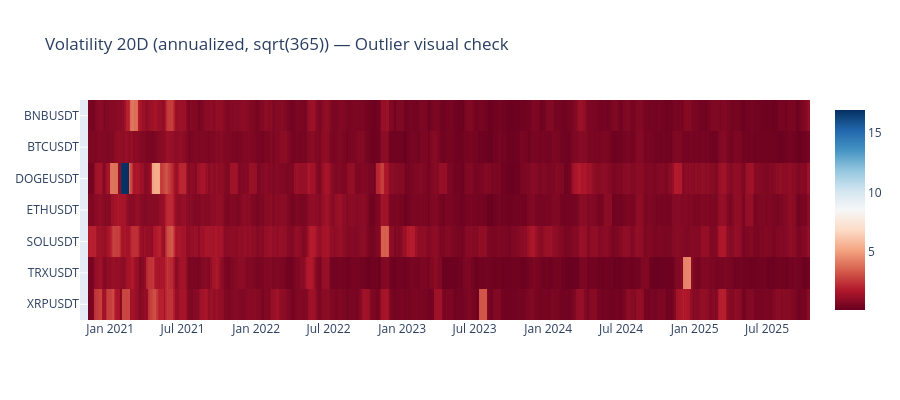
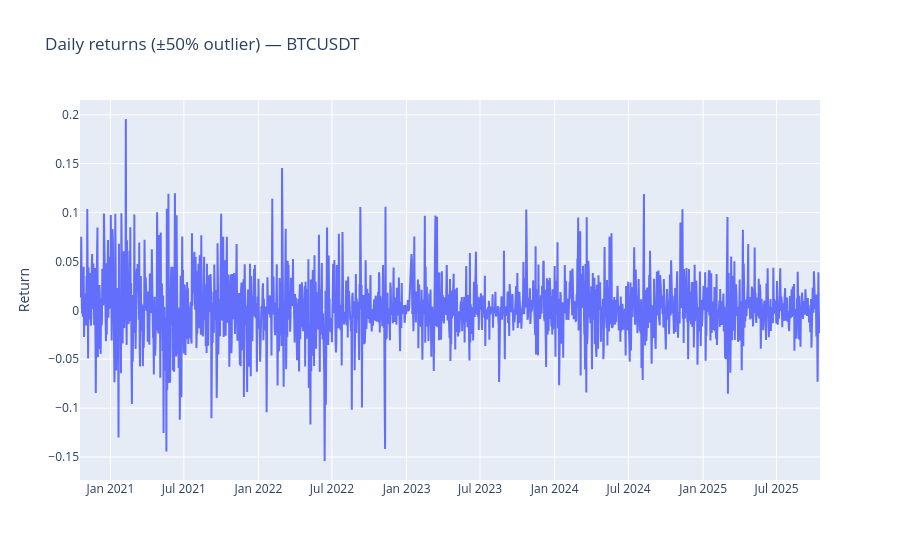
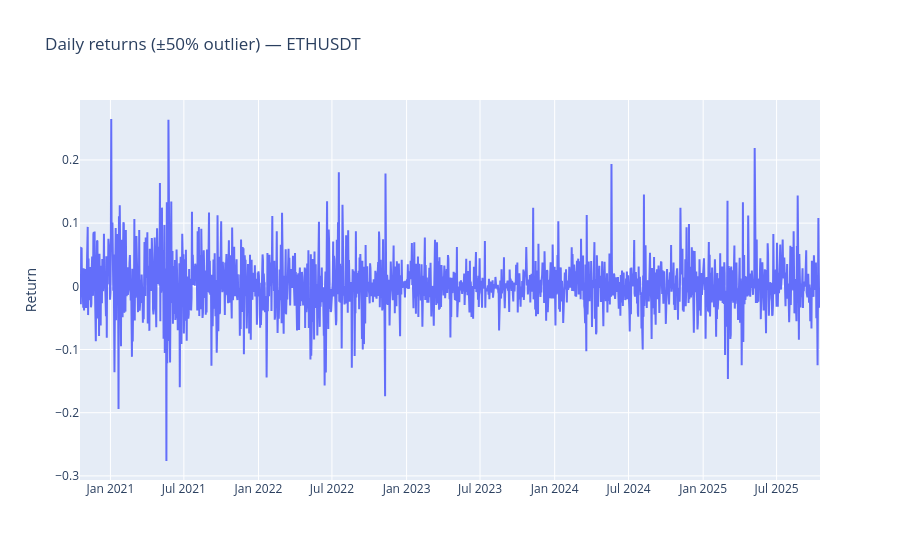

The code cell stored with these charts, in order, in its notebook:
### Code cell
# === Cell 5c — Outlier & Gap Detector ===
import pandas as pd, numpy as np
import plotly.express as px
import plotly.graph_objects as go

# Load bản clean
panel = pd.read_parquet(PROCESSED / "um_1d_OHLCV_5y.CLEAN.parquet")
symbols = sorted({c[0] for c in panel.columns})

# --- 1️⃣ Kiểm tra missing date / gap ---
date_diff = panel.index.to_series().diff().dt.days
gap_days = date_diff[date_diff > 1]
if not gap_days.empty:
    print("⚠️ Phát hiện ngày bị nhảy > 1:", gap_days.head())
else:
    print("✅ Không có gap thời gian (liên tục 1D).")

# --- 2️⃣ Kiểm tra outlier return ---
def detect_outlier_returns(df):
    r = df["Close"].pct_change()
    return (r.abs() > 0.5).sum(), r

outlier_info = {}
for sym in symbols:
    count, r = detect_outlier_returns(panel[sym])
    outlier_info[sym] = count
    if count > 0:
        print(f"⚠️ {sym} có {count} ngày biến động > ±50%:")
        print(r[r.abs() > 0.5])

# --- 3️⃣ Heatmap volatility toàn bộ ---
close = panel.xs("Close", axis=1, level=1)
rets = close.pct_change()
vol = rets.rolling(20).std() * np.sqrt(365)

fig = px.imshow(
    vol.T,
    title="Volatility 20D (annualized, sqrt(365)) — Outlier visual check",
    color_continuous_scale="RdBu",
    aspect="auto",
)
fig.update_layout(height=400)
fig.show()

# --- 4️⃣ Plot outlier cụ thể BTC/ETH ---
for sym in ["BTCUSDT", "ETHUSDT"]:
    if sym not in rets.columns: continue
    fig = go.Figure()
    fig.add_trace(go.Scatter(x=rets.index, y=rets[sym], mode="lines", name=f"{sym} returns"))
    mask_outlier = rets[sym].abs() > 0.5
    fig.add_trace(go.Scatter(x=rets.index[mask_outlier], y=rets[sym][mask_outlier],
                             mode="markers", name="Outlier ±50%", marker=dict(color="red", size=8)))
    fig.update_layout(title=f"Daily returns (±50% outlier) — {sym}", yaxis_title="Return")
    fig.show()

### Figure 1 — Plotly figure (JSON) as saved in the notebook; plotly's stock layout.template omitted (floating-point values rounded to 4 significant figures; data arrays with more than 128 entries replaced by an {"elided": "..."} marker saying what was removed)
{"data": [{"coloraxis": "coloraxis", "hovertemplate": "x: %{x}<br>y: %{y}<br>color: %{z}<extra></extra>", "name": "0", "type": "heatmap", "x": {"elided": "1825 str values"}, "xaxis": "x", "y": ["BNBUSDT", "BTCUSDT", "DOGEUSDT", "ETHUSDT", "SOLUSDT", "TRXUSDT", "XRPUSDT"], "yaxis": "y", "z": {"elided": "7x1825 float values"}}], "layout": {"coloraxis": {"colorscale": [[0, "rgb(103,0,31)"], [0.1, "rgb(178,24,43)"], [0.2, "rgb(214,96,77)"], [0.3, "rgb(244,165,130)"], [0.4, "rgb(253,219,199)"], [0.5, "rgb(247,247,247)"], [0.6, "rgb(209,229,240)"], [0.7, "rgb(146,197,222)"], [0.8, "rgb(67,147,195)"], [0.9, "rgb(33,102,172)"], [1, "rgb(5,48,97)"]]}, "height": 400, "title": {"text": "Volatility 20D (annualized, sqrt(365)) — Outlier visual check"}, "xaxis": {"anchor": "y", "domain": [0, 1]}, "yaxis": {"anchor": "x", "autorange": "reversed", "domain": [0, 1]}}}

### Figure 2 — Plotly figure (JSON) as saved in the notebook; plotly's stock layout.template omitted (floating-point values rounded to 4 significant figures; data arrays with more than 128 entries replaced by an {"elided": "..."} marker saying what was removed)
{"data": [{"mode": "lines", "name": "BTCUSDT returns", "type": "scatter", "x": {"elided": "1825 str values"}, "y": {"elided": "1825 float values"}}, {"marker": {"color": "red", "size": 8}, "mode": "markers", "name": "Outlier ±50%", "type": "scatter", "x": [], "y": []}], "layout": {"title": {"text": "Daily returns (±50% outlier) — BTCUSDT"}, "yaxis": {"title": {"text": "Return"}}}}

### Figure 3 — Plotly figure (JSON) as saved in the notebook; plotly's stock layout.template omitted (floating-point values rounded to 4 significant figures; data arrays with more than 128 entries replaced by an {"elided": "..."} marker saying what was removed)
{"data": [{"mode": "lines", "name": "ETHUSDT returns", "type": "scatter", "x": {"elided": "1825 str values"}, "y": {"elided": "1825 float values"}}, {"marker": {"color": "red", "size": 8}, "mode": "markers", "name": "Outlier ±50%", "type": "scatter", "x": [], "y": []}], "layout": {"title": {"text": "Daily returns (±50% outlier) — ETHUSDT"}, "yaxis": {"title": {"text": "Return"}}}}
